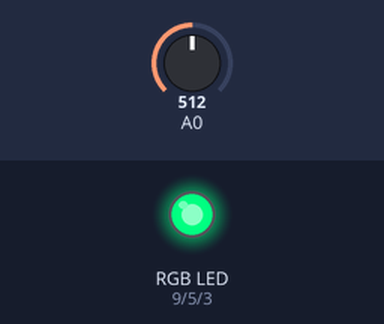
Bench run of a sketch on a simulated Arduino Uno, built with avr-gcc and run on an emulated ATmega328P. On the bench: an RGB LED mixed from three pins (HIGH = lit). The inputs (shaded band) are chosen by the test bench; at power-on: A0 = 512.

Above: at 1.2 s.
1.3 s: A0 set to 594
At 1.6 s:
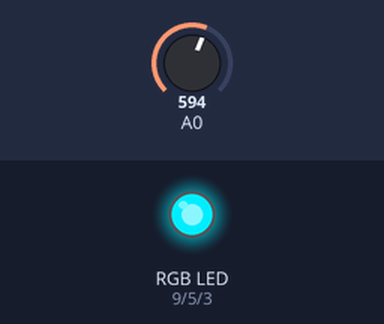
2.8 s: A0 set to 511
At 3.9 s:
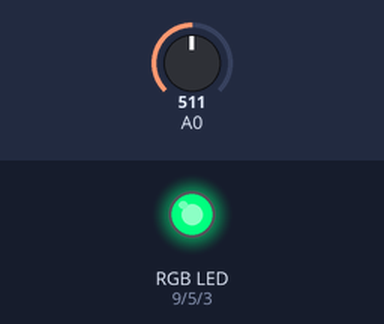
4.3 s: A0 set to 428
At 5.1 s:
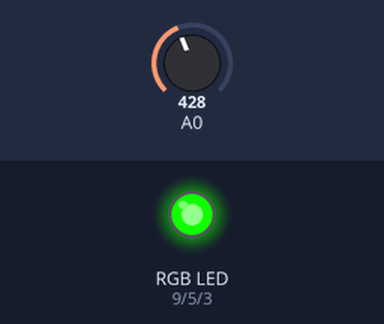
5.8 s: A0 set to 448
At 6.2 s:
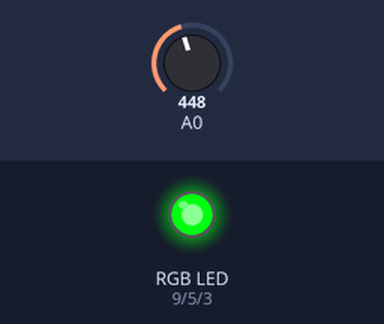
7.3 s: A0 set to 306
At 8.6 s:
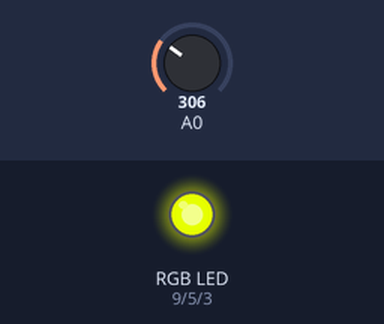
Timing chart, 0 to 9.8 s (numbered marks = the images above; inputs shaded):
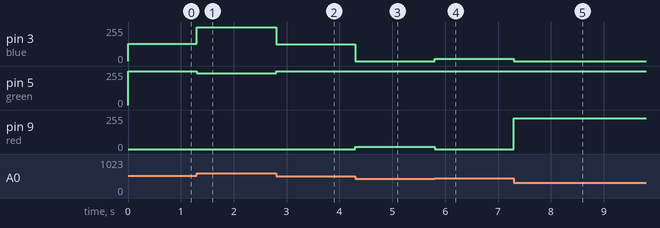

Measured:
- after the input at 1.3 s, pin 3 (blue): 129/255 → 255/255 at once; pin 5 (green): 255/255 → 237/255 at once
- after the input at 2.8 s, pin 3 (blue): 255/255 → 127/255 at once; pin 5 (green): 237/255 → 255/255 at once
- after the input at 4.3 s, pin 3 (blue): 127/255 → 0/255 at once; pin 9 (red): 0/255 → 17/255 at once
- after the input at 5.8 s, pin 3 (blue): 0/255 → 17/255 at once; pin 9 (red): 17/255 → 0/255 at once
- after the input at 7.3 s, pin 3 (blue): 17/255 → 0/255 at once; pin 9 (red): 0/255 → 230/255 at once

The sketch:

RGB_rainbow_potentiometer.ino
```cpp
// RGB rainbow ith potentiometer

/* previous INCORRECT assumption:
red starts at a max. Then,
red drops while green rises simultaneously (like a seesaw)
Then green hits a max
Then green steadily drops while blue rises (like a seesaw)
Then blue is at a max
Then blue sreadily drops while red simultaneously rises (like a seesaw)

The strategy: divide 1024 into 3 parts (~340). Then in each third section,
take care of the two colors while maintaining the third at zero.
The (incorrect) code for that strategy:

  if (detect < 340){ //red -> green
    greenval = detect*255/340; // green increase
    redval = (340-detect)*255/340; //red decrease
    blueval = 0;
  }
  else if (detect >= 340 && detect <= 680){ //green -> blue
    greenval = (680-detect)*255/340;// green decrease
    blueval = (detect-340)*255/340;// blue increase;
    redval = 0;
  }
  else if (detect > 680 ){ // blue -> red
    blueval = (1023 - detect)*255/342; // blue decrease
    redval= (detect - 680)*255/342; // red increase
    greenval = 0;
  }

Based on seeing the values using a hex colorcode picker here:
https://htmlcolorcodes.com/color-picker/
I can see that what actually happens is
Red starts at a max
Green steadily rises to a max (while red is maintained constant)
Then Green is maintained constant while red is steadily dropped
Now green is at a max
Blue steadily rises while green remains constant
Blue hits a max (with green)
Green is steadily dropped
Blue is at a max
Red steadily rises wile Blue is maintained constant
Red and Blue are both at a max
Blue steadily decreases while red is maintained constant
Red is at a max

EDIT: int on arduino is just 16 bits
and it defaults to signed, so the max value is 32,767
But some of my intermediate calculations will take values
up to around 37,000 (eg. 876-730)*255 /146 as intermediate
multiplication is 146*255 = 37,230). This can be corrected
by using an unsigned int
*/
int red = 9;
int green = 5;
int blue = 3;

void setup() {
  pinMode(red,OUTPUT);
  pinMode(green,OUTPUT);
  pinMode(blue,OUTPUT);
  pinMode(A0,INPUT);
}

void loop() {
  unsigned int detect = analogRead(A0);
  unsigned int redval;
  unsigned int greenval;
  unsigned int blueval;
  if (detect <= 146){ // off -> red (+red)
    redval = (detect*255)/146; // +red
    greenval = 0;
    blueval = 0;
  }
  else if (detect > 146 && detect <= 292){ //red -> yellow (+green)
    redval = 255;
    greenval = (detect - 146)*255/146; // +green
    blueval = 0;
  }
  else if (detect > 292 && detect <= 438 ){ // yellow -> green (-red)
    redval= (438 - detect)*255/146; // -red
    greenval = 255;
    blueval = 0; // blue decrease
  }
  else if (detect > 438 && detect <= 584 ){ // green -> cyan (+blue)
    redval = 0;
    greenval = 255;
    blueval = (detect-438)*255/146; // +blue
  }
  else if (detect > 584 && detect <= 730 ){ // cyan -> blue (-green)
    redval = 0;
    greenval = (730-detect)*255/146; // -green
    blueval = 255;
  }
  else if (detect > 730 && detect <= 876 ){ // blue -> magenta (+red)
    redval = (detect-730)*255/146; // +red
    greenval = 0;
    blueval = 255;
  }
  else{ // 877-1023magenta -> fade out (-red and blue)
    redval = (1023-detect)*255/146; // (-red)
    greenval = 0;
    blueval = (1023-detect)*255/146; // (-blue)
  }

  analogWrite(red,redval);
  analogWrite(green,greenval);
  analogWrite(blue,blueval);


}
```
